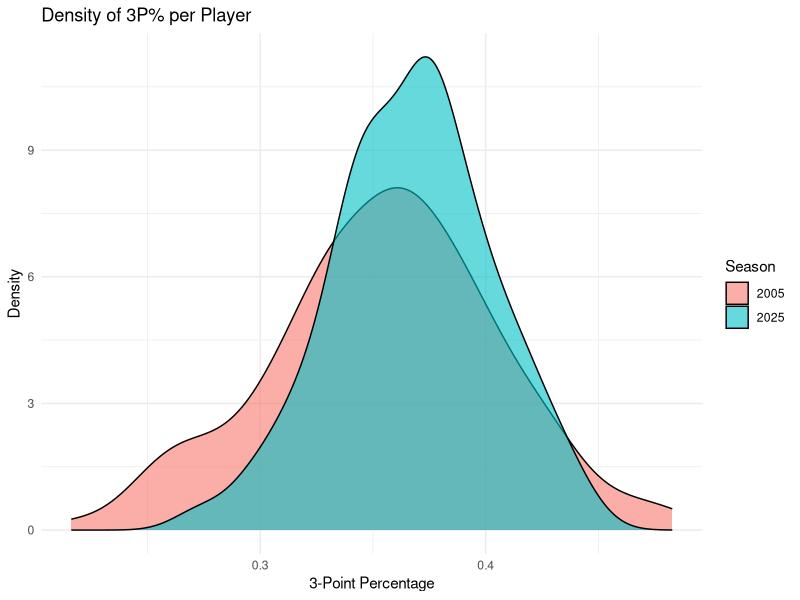
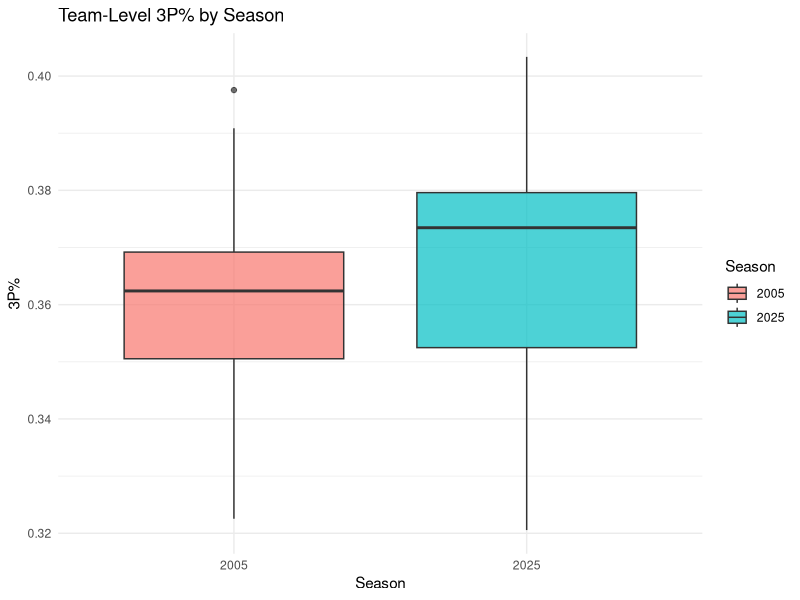
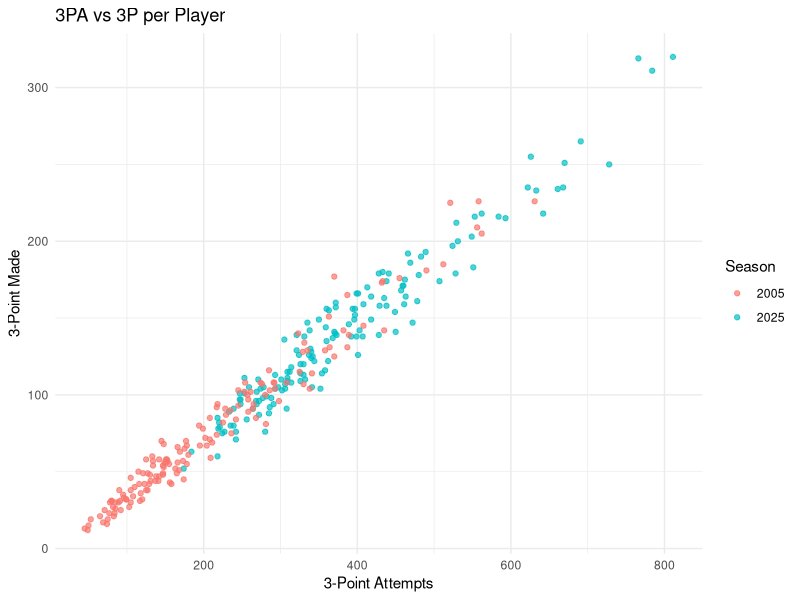
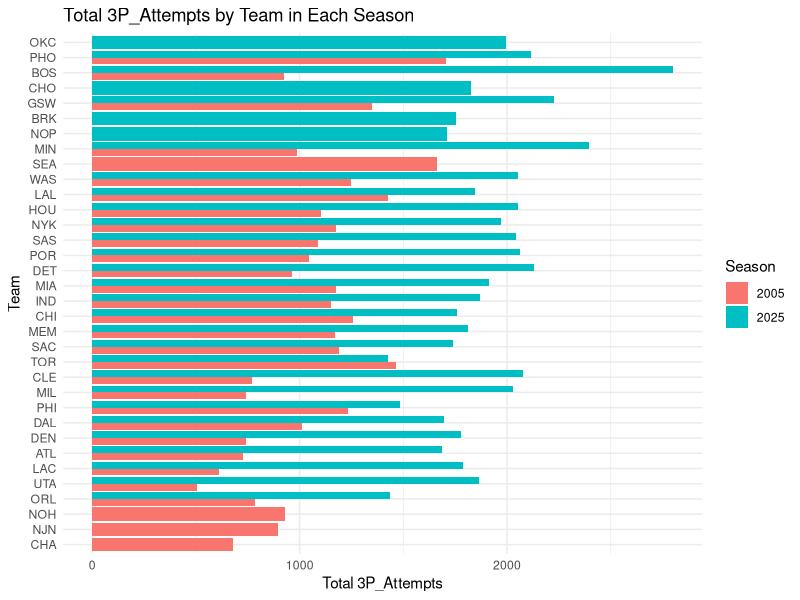

These charts were generated, in order, by the following R code:
## ---- chunk 1
knitr::opts_chunk$set(echo = TRUE)
## ---- chunk 2
#library(rvest)
#library(dplyr)

#url <- "https://www.basketball-reference.com/leagues/NBA_2025_totals.html"
#page <- read_html(url)

#player_stats <- page %>%
#  html_element("table#totals_stats") %>%
#  html_table()

#top_3pt_players_df <- player_stats %>%
#  filter(!is.na(Team), !grepl("TM", Team)) %>%
#  mutate(
# `3PA` = as.numeric(`3PA`),
#  `3P` = as.numeric(`3P`)
#) %>%
#group_by(Team) %>%
#arrange(desc(`3PA`), .by_group = TRUE) %>%
#slice_head(n = 5) %>%
#ungroup() %>%
#dplyr::select(Player, Team, `3P`, `3PA`) %>%
#as.data.frame()

#top_3pt_players_df <- top_3pt_players_df[-1, ]

#print(top_3pt_players_df)
## ---- chunk 3
#library(rvest)
#library(dplyr)

#url <- "https://www.basketball-reference.com/leagues/NBA_2005_totals.html"
#page <- read_html(url)

#player_stats <- page %>%
#html_element("table#totals_stats") %>%
#html_table()

#names(player_stats) <- trimws(names(player_stats))

#top_3pt_players_df_2005 <- player_stats %>%
#  filter(!is.na(Team), !grepl("TM", Team)) %>%
#  mutate(
#  `3PA` = as.numeric(`3PA`),
#  `3P` = as.numeric(`3P`)
#) %>%
#group_by(Team) %>%
#arrange(desc(`3PA`), .by_group = TRUE) %>%
#slice_head(n = 5) %>%
#ungroup() %>%
#dplyr::select(Player, Team, `3P`, `3PA`) %>%
#as.data.frame()

#top_3pt_players_df_2005 <- top_3pt_players_df_2005[-1, ]

#print(top_3pt_players_df_2005)
## ---- chunk 4
library(dplyr)

top_3pt_players_df_2005 <- read.csv("NBA_3pt_2005.csv")
top_3pt_players_df_2005 <- top_3pt_players_df_2005 %>%
  rename(
    `3P_Makes` = X3P,
    `3P_Attempts` = X3PA
  )
head(top_3pt_players_df_2005) 
## ---- chunk 5
library(dplyr)
top_3pt_players_df <- read.csv("NBA_3pt_2025.csv")
top_3pt_players_df <- top_3pt_players_df %>%
  rename(
    `3P_Makes` = X3P,
    `3P_Attempts` = X3PA
  )

head(top_3pt_players_df)
## ---- chunk 6
top_3pt_players_df$Season <- "2025"
top_3pt_players_df_2005$Season <- "2005"

colnames(top_3pt_players_df_2005) <- colnames(top_3pt_players_df)

combined_df <- bind_rows(top_3pt_players_df, top_3pt_players_df_2005)

combined_df <- combined_df %>%
  mutate(`3P%` = `3P_Makes` / `3P_Attempts`)

library(ggplot2)

ggplot(combined_df, aes(x = `3P%`, fill = Season)) +
  geom_density(alpha = 0.6) +
  labs(title = "Density of 3P% per Player", x = "3-Point Percentage", y = "Density") +
  theme_minimal()


team_summary <- combined_df %>%
  group_by(Team, Season) %>%
  summarise(team_3P_Makes = sum(`3P_Makes`), team_3P_Attempts = sum(`3P_Attempts`), .groups = "drop") %>%
  mutate(`Team 3P%` = team_3P_Makes / team_3P_Attempts)

ggplot(team_summary, aes(x = Season, y = `Team 3P%`, fill = Season)) +
  geom_boxplot(alpha = 0.7) +
  labs(title = "Team-Level 3P% by Season", x = "Season", y = "3P%") +
  theme_minimal()

ggplot(combined_df, aes(x = `3P_Attempts`, y = `3P_Makes`, color = Season)) +
  geom_point(alpha = 0.7) +
  labs(title = "3PA vs 3P per Player", x = "3-Point Attempts", y = "3-Point Made") +
  theme_minimal()


team_attempts <- combined_df %>%
  group_by(Team, Season) %>%
  summarise(Total3P_Attempts = sum(`3P_Attempts`), .groups = "drop")

ggplot(team_attempts, aes(x = reorder(Team, Total3P_Attempts), y = Total3P_Attempts, fill = Season)) +
  geom_col(position = "dodge") +
  coord_flip() +
  labs(title = "Total 3P_Attempts by Team in Each Season", x = "Team", y = "Total 3P_Attempts") +
  theme_minimal()
## ---- chunk 7
library(dplyr)

# Load your cleaned datasets
df_2025 <- read.csv("NBA_3pt_2025.csv")
df_2005 <- read.csv("NBA_3pt_2005.csv")

# Rename columns for consistency
df_2025 <- df_2025 %>%
  rename(`3P` = X3P, `3PA` = X3PA) %>%
  mutate(Season = "2025")

df_2005 <- df_2005 %>%
  rename(`3P` = X3P, `3PA` = X3PA) %>%
  mutate(Season = "2005")

# Combine into one dataset
combined <- bind_rows(df_2025, df_2005) %>%
  mutate(`3P%` = `3P` / `3PA`)

## ---- chunk 8
t_test_3PA <- t.test(`3PA` ~ Season, data = combined)
print(t_test_3PA)

## ---- chunk 9
t_test_3Ppct <- t.test(`3P%` ~ Season, data = combined)
print(t_test_3Ppct)

